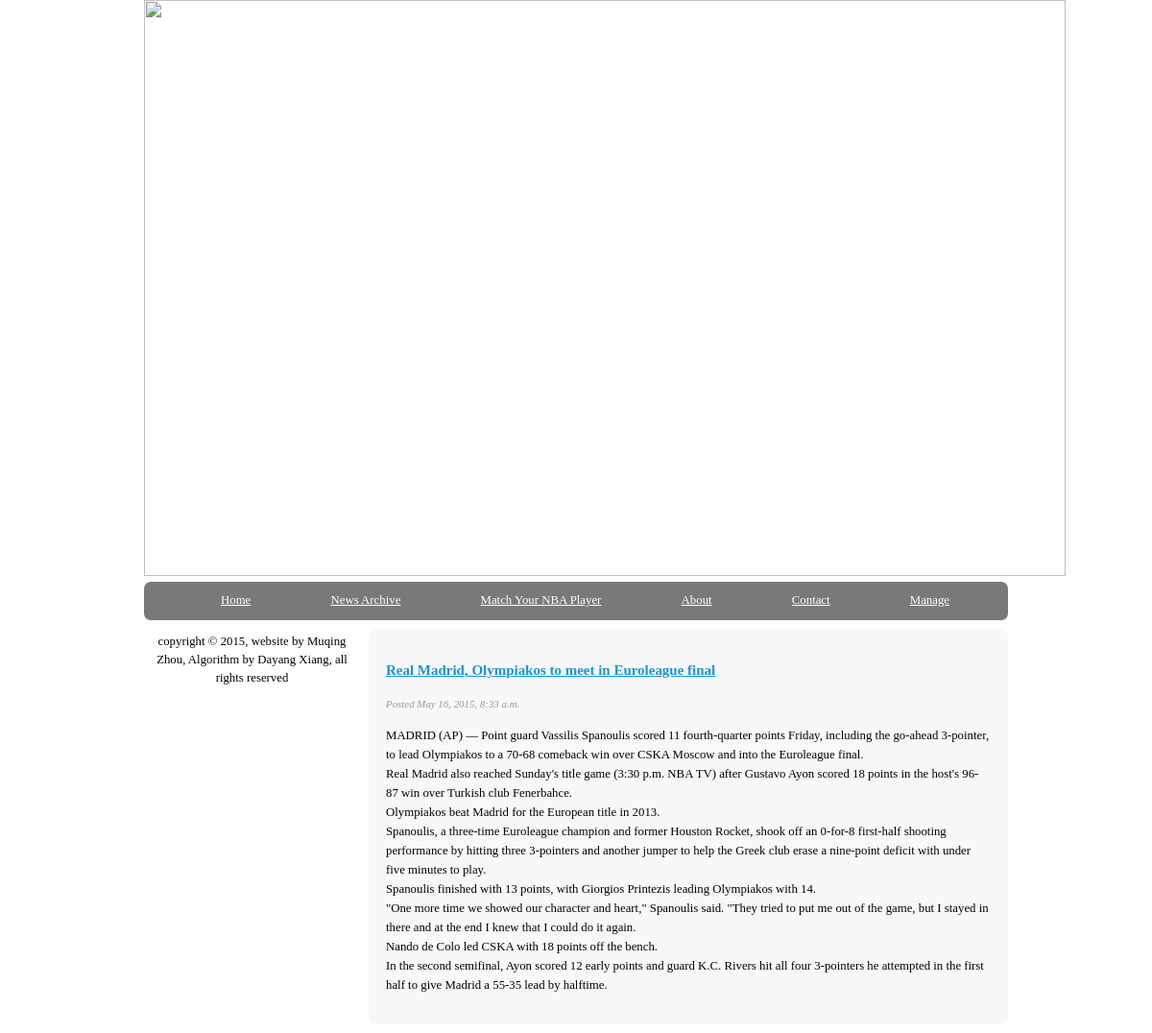
Page /nbamatch/5 on the committed database.
### nbamatch/models.py (models this page shows, shortened)
class Post(models.Model):
	title = models.CharField(max_length = 140)
	body = models.TextField()
	date = models.DateTimeField()

### nbamatch/templates/post.html (shortened to what this page needs)
{%  extends "base.html" %}
{%  block content %}
<div class="mainContent">
	<div class = "content">
		<article class="typicalArticle">
			<header>
				<h3><a href="/nbamatch/{{post.id}}">{{ post.title }}</a></h3>
			</header>
			<footer>
				<p class = 'postInfo'>Posted {{ post.date }}</p>
			</footer>
			<content>
				<p>	{{ post.body|safe|linebreaks}} </p>
		</article>
	</div>
</div>
{% endblock %}

### static/css/styles.css (style rules this page uses)
body { color:#000305; font-size: 80%; font-family: 'Lucida Sans Unicode'; line-height: 1.5; text-align: left; }
a { text-decoloration: none; }
a:link, a:visited { color:#1A94D6; }
.body { margin:0 auto; width:75%; clear:both; }
.mainContent { line-height:20px; border-radius: 7px; -webkit-border-radius: 7px; -moz-border-radius: 7px; }
.content { width: 70%; float: right; padding: 2% 2%; background-color: #f8f8f8; margin: 1% 0% 1% 1%; border-radius: 7px; -webkit-border-radius: 7px; -moz-border-radius: 7px; }
.postInfo { font-style: italic; font-size: 85%; color: #989898; }

### rows in the picture
Post: title "Real Madrid, Olympiakos to meet in Euroleague final", date "May 16, 2015, 8:33 a.m.", body "MADRID (AP) — Point guard Vassilis Spanoulis scored 11 fourth-quarter points Friday, including the go-ahead 3-pointer, to lead Olympiakos to a 70-68 comeback win over CSKA Moscow and into the Euroleague final. Real Madrid also reached Sunday's title game (3:30 p.m. NBA TV) after Gustavo Ayon scored 18 points in the host's 96-87 win over Turkish club Fenerbahce. Olympiakos beat Madrid for the European title in 2013. Spanoulis, a three-time Euroleague champion and former Houston Rocket, shook off an 0-for-8 first-half shooting performance by hitting three 3-pointers and another jumper to help the Greek club erase a nine-point deficit with under five minutes to play. Spanoulis finished with 13…"
